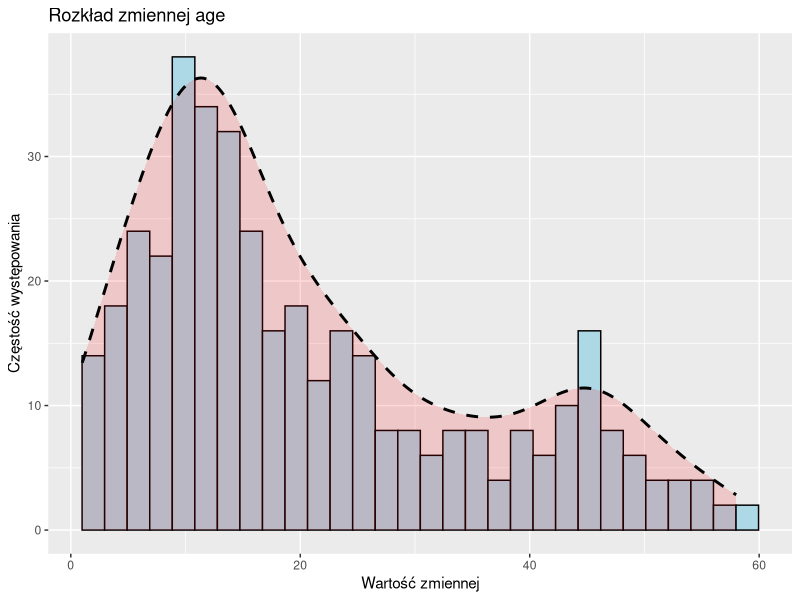
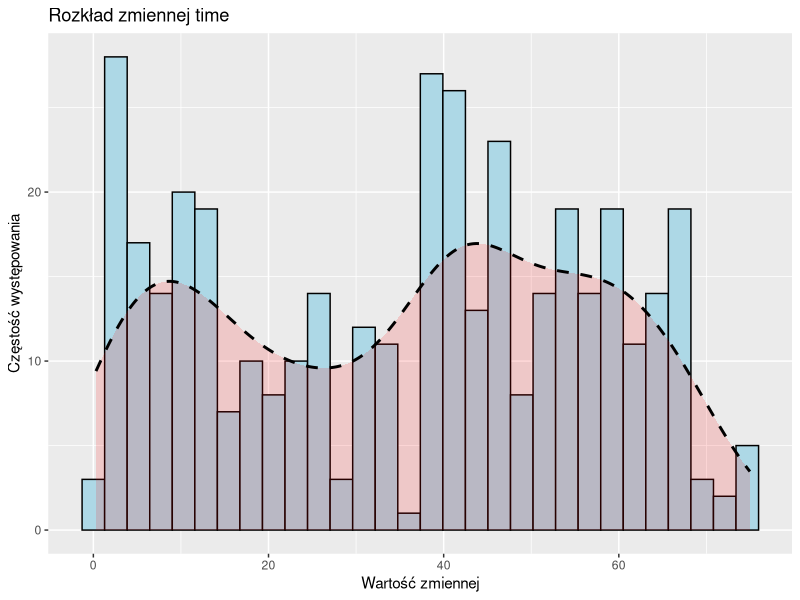
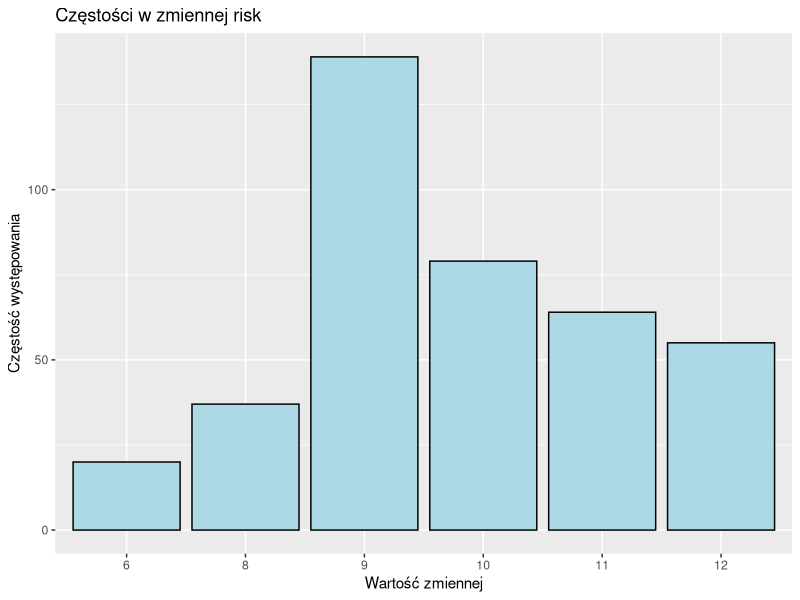
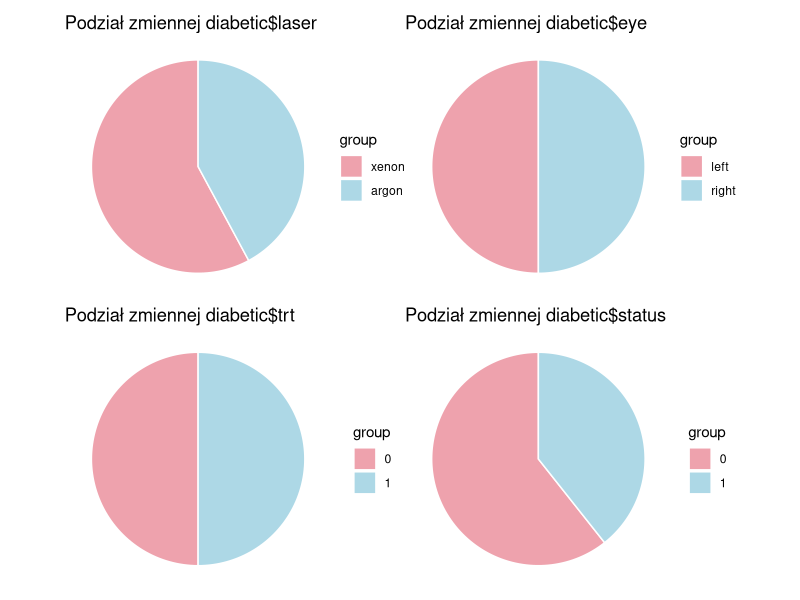
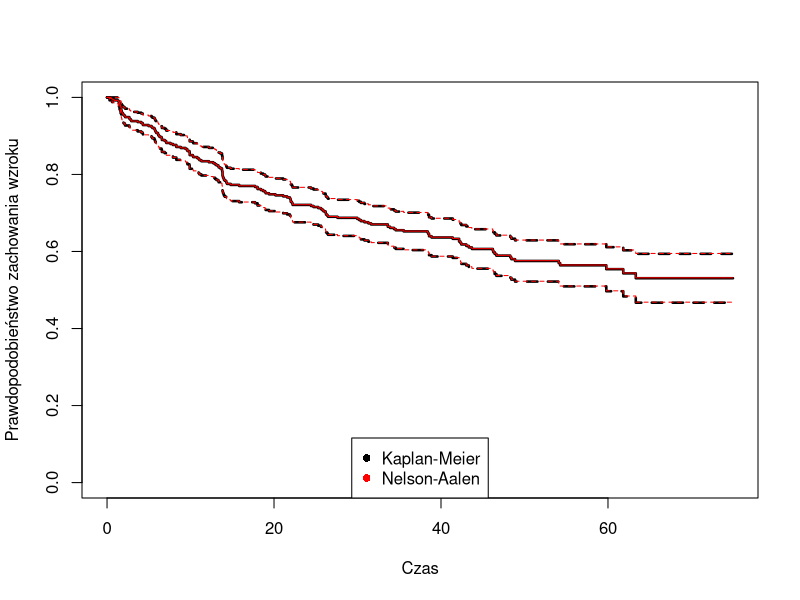
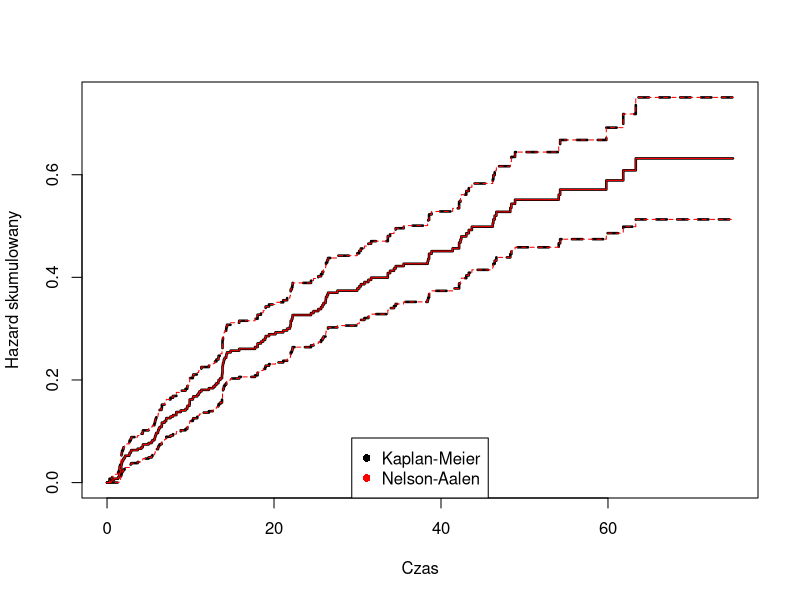
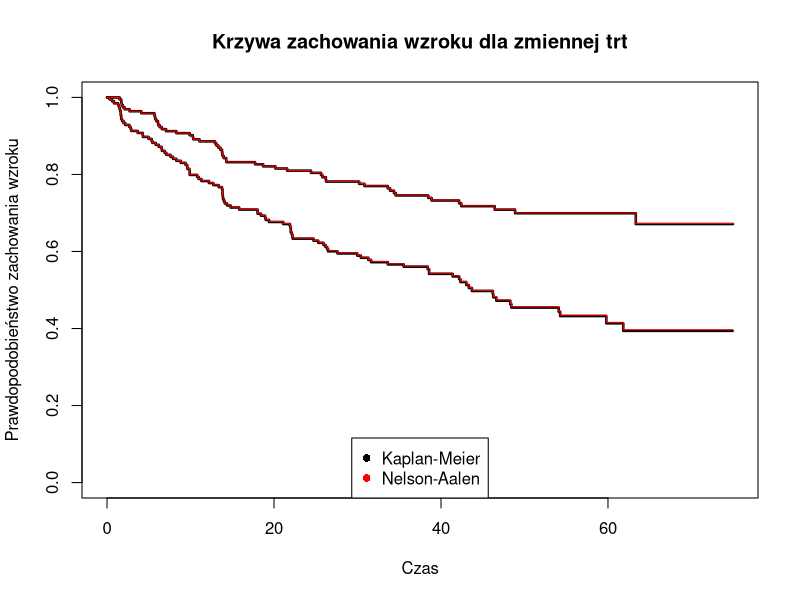
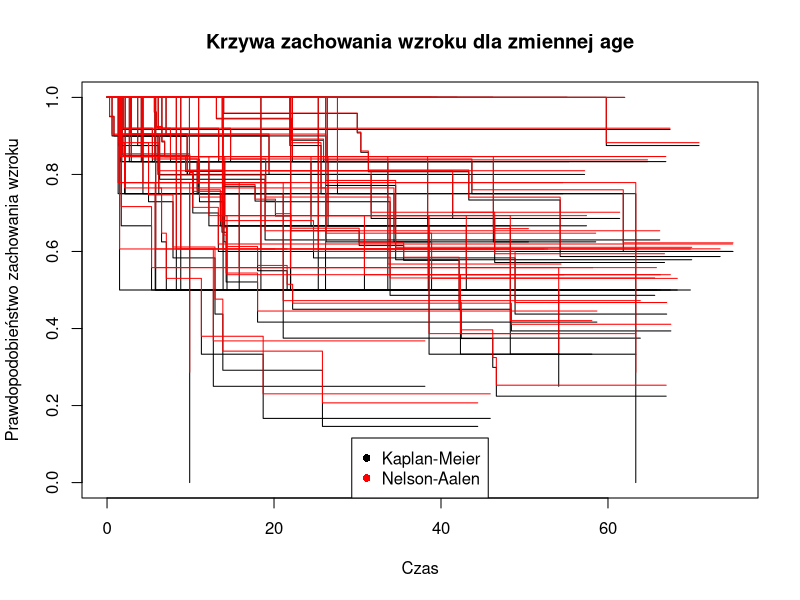

Write R code to recreate these figures, in order.
## ---- chunk 1
knitr::opts_chunk$set(echo = TRUE)
knitr::opts_chunk$set(warning = FALSE)
## ---- chunk 2
library(survival)
library(survMisc)
library(gtools)
library(ggplot2)
library(dplyr)
library(tidyr)
library(patchwork)
library(glue)
library(ggfortify)
## ---- chunk 3
diabetic <- survival::diabetic


summary(diabetic)
## ---- chunk 4

diabetic <- diabetic %>%
  mutate(trt = as.factor(as.character(trt)),
         risk = as.factor(risk),
         status = as.factor(status))

## ---- chunk 5
age <- diabetic %>% dplyr::select(c(age))
df_age <- data.frame(age)

ggplot(df_age, aes(x=age))+
    geom_histogram(colour = 1,
                   fill = "lightblue",
                   bins=30) +
  ggtitle("Rozkład zmiennej age")+
  ylab("Częstość występowania")+
  xlab("Wartość zmiennej")+
  geom_density(aes(y = ..density.. *1000),
               lwd = 1,
               linetype = 2,
               colour= 1,
               fill = 'red',
               alpha = 0.15)

time <- diabetic %>% dplyr::select(c(time))
df_time <- data.frame(time)

ggplot(df_time, aes(x=time))+
    geom_histogram(colour = 1,
                   fill = "lightblue",
                   bins=30) +
  ggtitle("Rozkład zmiennej time")+
  ylab("Częstość występowania")+
  xlab("Wartość zmiennej")+
  geom_density(aes(y = ..density.. *1000),
               lwd = 1,
               linetype = 2,
               colour= 1,
               fill = 'red',
               alpha = 0.15)

risk <- diabetic %>% dplyr::select(c(risk))
df_risk <- data.frame(risk)

ggplot(df_risk, aes(x=risk))+
    geom_bar(colour = 1,
                   fill = "lightblue") +
  ggtitle("Częstości w zmiennej risk")+
  ylab("Częstość występowania")+
  xlab("Wartość zmiennej")


generate_pie <- function(column){
  name <- deparse(substitute(column))
  df <- data.frame(column)
  agg <- df %>% count(df[,1]) %>% as.data.frame()
  colnames(agg)[1] <- 'group'
  p1 <- ggplot(agg, aes(x = "", y=n, fill=group)) +
    geom_bar(stat = 'identity', width = 1, color='white')+
    ggtitle(glue("Podział zmiennej {name}"))+
    coord_polar('y', start=0)+
    scale_fill_manual(values=c("lightpink2", 'lightblue'))+
    theme_void()
  
  return(p1)
}

p_1 <- generate_pie(diabetic$laser)
p_2 <- generate_pie(diabetic$eye)
p_3 <- generate_pie(diabetic$trt)
p_4<- generate_pie(diabetic$status)

p_1 + p_2 + p_3 + p_4


diabetic <- diabetic %>%
  mutate(status = as.numeric(status))
## ---- chunk 6
mod.1 <- survfit(Surv(time, status) ~ 1, conf.type="plain", data=diabetic)
mod.2 <- survfit(Surv(time, status) ~ 1, conf.type="plain", type="fleming-harrington", data=diabetic)

plot(mod.1, xlab="Czas", ylab="Prawdopodobieństwo zachowania wzroku", col = 'black', pch=16, lwd = 2.5)
lines(mod.2, col="red", pch=16)
legend(x = 'bottom', legend = c('Kaplan-Meier','Nelson-Aalen'), col = c('black','red'), pch=16)
## ---- chunk 7
plot(mod.1, fun="cumhaz", xlab="Czas", ylab="Hazard skumulowany", col = 'black', lwd = 2.5)
lines(mod.2, fun="cumhaz", col="red")
legend(x = 'bottom', legend = c('Kaplan-Meier','Nelson-Aalen'), col = c('black','red'), pch=16)

rm(mod.1)
rm(mod.2)
## ---- chunk 8
mod.km.trt <- survfit(Surv(time, status) ~ trt, conf.type="plain", data=diabetic)
mod.na.trt <- survfit(Surv(time, status) ~ trt, conf.type="plain", data=diabetic, type="fleming-harrington")



plot(mod.km.trt, xlab="Czas", ylab="Prawdopodobieństwo zachowania wzroku", col = 'black', lwd = 2.5, main="Krzywa zachowania wzroku dla zmiennej trt")
lines(mod.na.trt, col="red")
legend(x = 'bottom', legend = c('Kaplan-Meier','Nelson-Aalen'), col = c('black','red'), pch=16)

mod.km.age <- survfit(Surv(time, status) ~ age, conf.type="plain", data=diabetic)
mod.na.age <- survfit(Surv(time, status) ~ age, conf.type="plain", data=diabetic, type="fleming-harrington")

plot(mod.km.age, xlab="Czas", ylab="Prawdopodobieństwo zachowania wzroku", col = 'black', main="Krzywa zachowania wzroku dla zmiennej age")
lines(mod.na.age, col="red")
legend(x = 'bottom', legend = c('Kaplan-Meier','Nelson-Aalen'), col = c('black','red'), pch=16)

## ---- chunk 9
autoplot(mod.km.trt, xlab="Czas", ylab="Prawdopodobieństwo zachowania wzroku", main = "Krzywa zachowania wzroku dla zmiennej trt")
## ---- chunk 10
diabetic$ageCat <- quantcut(diabetic$age,q=4)

mod.km.ageCat <- survfit(Surv(time, status) ~ ageCat, conf.type="plain", data=diabetic)
mod.na.ageCat <- survfit(Surv(time, status) ~ ageCat, conf.type="plain", data=diabetic, type="fleming-harrington")

plot(mod.km.ageCat, xlab="Czas", ylab="Prawdopodobieństwo zachowania wzroku", col = 'black', lwd = 2.5, main="Krzywa zachowania wzroku dla zmiennej ageCat (po faktoryzacji)")
lines(mod.na.ageCat, col="red")
legend(x = 'bottom', legend = c('Kaplan-Meier','Nelson-Aalen'), col = c('black','red'), pch=16)
## ---- chunk 11
mod.km.laser <- survfit(Surv(time, status) ~ laser, conf.type="plain", data=diabetic)
mod.na.laser <- survfit(Surv(time, status) ~ laser, conf.type="plain", data=diabetic, type="fleming-harrington")

plot(mod.km.laser, xlab="Czas", ylab="Prawdopodobieństwo zachowania wzroku", col = 'black',lwd = 2.5, main="Krzywa zachowania wzroku dla zmiennej laser")
lines(mod.na.laser, col="red")
legend(x = 'bottom', legend = c('Kaplan-Meier','Nelson-Aalen'), col = c('black','red'), pch=16)
autoplot(mod.km.laser, xlab="Czas", ylab="Prawdopodobieństwo zachowania wzroku", main = "Krzywa zachowania wzroku dla zmiennej laser")

mod.km.eye <- survfit(Surv(time, status) ~ eye, conf.type="plain", data=diabetic)
mod.na.eye <- survfit(Surv(time, status) ~ eye, conf.type="plain", data=diabetic, type="fleming-harrington")

plot(mod.km.eye, xlab="Czas", ylab="Prawdopodobieństwo zachowania wzroku", col = 'black',lwd = 2.5, main="Krzywa zachowania wzroku dla zmiennej eye")
lines(mod.na.eye, col="red")
legend(x = 'bottom', legend = c('Kaplan-Meier','Nelson-Aalen'), col = c('black','red'), pch=16)
autoplot(mod.km.eye, xlab="Czas", ylab="Prawdopodobieństwo zachowania wzroku", main = "Krzywa zachowania wzroku dla zmiennej eye")

mod.km.risk <- survfit(Surv(time, status) ~ risk, conf.type="plain", data=diabetic)
mod.na.risk <- survfit(Surv(time, status) ~ risk, conf.type="plain", data=diabetic, type="fleming-harrington")

plot(mod.km.risk, xlab="Czas", ylab="Prawdopodobieństwo zachowania wzroku", col = 'black',lwd = 2.5, main="Krzywa zachowania wzroku dla zmiennej risk")
lines(mod.na.risk, col="red")
legend(x = 'bottom', legend = c('Kaplan-Meier','Nelson-Aalen'), col = c('black','red'), pch=16)

## ---- chunk 12
km_by_trt <- survfit(Surv(time, status) ~ trt, conf.type="plain", data=diabetic)
plot(km_by_trt, col=c("blue", "red"),xlab="Czas",ylab="Prawdopodobieństwo zachowania wzroku", main="Krzywa zachowania wzroku dla grup zmiennej trt")
legend(10,0.3,c("no treatment", "laser"),lty=1, col=c("blue", "red"),bty="n")

test=survdiff(Surv(time, status) ~ trt, data=diabetic, rho=1)
print("Wyniki testu Peto-Peto")
test

test=survdiff(Surv(time, status) ~ trt, data=diabetic, rho=0)
print("Wyniki testu log-rank")
test 

t = ten(km_by_trt)
comp(t,p=c(0,1,1,0.5,0.5),q=c(1,0,1,0.5,2))
a = attr(t, "lrt")

print("Wyniki pozostałych testów")
cbind(a$W, a$pNorm)
## ---- chunk 13
km_by_ageCat <- survfit(Surv(time, status) ~ ageCat, conf.type="plain", data=diabetic)
plot(km_by_ageCat, col=c("blue", "red", "green", "black"),xlab="Czas",ylab="Prawdopodobieństwo zachowania wzroku", main="Krzywa zachowania wzroku dla grup zmiennej ageCat")
legend(10,0.3,c("[1,10]", "(10,16]", "(16,30]", "(30,58]"),lty=1, col=c("blue", "red", "green", "black"),bty="n")

test=survdiff(Surv(time, status) ~ ageCat, data=diabetic, rho=1)
print("Wyniki testu Peto-Peto")
test 

test=survdiff(Surv(time, status) ~ ageCat, data=diabetic, rho=0)
print("Wyniki testu log-rank")
test 

t = ten(km_by_ageCat)
comp(t,p=c(0,1,1,0.5,0.5),q=c(1,0,1,0.5,2))
a=attr(t, 'tft')

print("Wyniki pozostałych testów")
cbind(a$tft$W, a$tft$pNorm)

## ---- chunk 14

km_by_eye <- survfit(Surv(time, status) ~ eye, conf.type="plain", data=diabetic)
plot(km_by_eye, col=c("blue", "red"),xlab="Czas",ylab="Prawdopodobieństwo zachowania wzroku", main="Krzywa zachowania wzroku dla grup zmiennej eye")
legend(10,0.3,c("left", "right"),lty=1, col=c("blue", "red"),bty="n")


test=survdiff(Surv(time, status) ~ eye, data=diabetic, rho=1)
print("Wyniki testu Peto-Peto")
test

test=survdiff(Surv(time, status) ~ eye, data=diabetic, rho=0)
print("Wyniki testu log-rank")
test  

t = ten(km_by_eye)
comp(t,p=c(0,1,1,0.5,0.5),q=c(1,0,1,0.5,2))
a = attr(t, "sup")

print("Wyniki pozostałych testów")
cbind(a$W, a$pSupBr)

## ---- chunk 15
km_by_laser <- survfit(Surv(time, status) ~ laser, conf.type="plain", data=diabetic)
plot(km_by_laser, col=c("blue", "red"),xlab="Czas",ylab="Prawdopodobieństwo zachowania wzroku", main="Krzywa zachowania wzroku dla grup zmiennej laser")
legend(10,0.3,c("xenon", "argon"),lty=1, col=c("blue", "red"),bty="n")

test=survdiff(Surv(time, status) ~ laser, data=diabetic, rho=1)
print("Wyniki testu Peto-Peto")
test

test=survdiff(Surv(time, status) ~ laser, data=diabetic, rho=0)
print("Wyniki testu log-rank")
test  

t = ten(km_by_laser)
comp(t,p=c(0,1,1,0.5,0.5),q=c(1,0,1,0.5,2))
a = attr(t, "sup")

print("Wyniki pozostałych testów")
cbind(a$W, a$pSupBr)
## ---- chunk 16
km_by_risk <- survfit(Surv(time, status) ~ risk, conf.type="plain", data=diabetic)
plot(km_by_risk, col=c("blue", "red", "green"
, "purple","grey", 'black'),xlab="Czas",ylab="Prawdopodobieństwo zachowania wzroku", main="Krzywa zachowania wzroku dla grup zmiennej risk")
legend(x='bottom',0.3,c("6", "8", "9", "10", "11", "12"),lty=1, col=c("blue", "red", "green"
, "purple","grey", 'black'),bty="n")

test=survdiff(Surv(time, status) ~ risk, data=diabetic, rho=1)
print("Wyniki testu Peto-Peto")
test

test=survdiff(Surv(time, status) ~ risk, data=diabetic, rho=0)
print("Wyniki testu log-rank")
test  

t = ten(km_by_risk)
comp(t,p=c(0,1,1,0.5,0.5),q=c(1,0,1,0.5,2))
a = attr(t, "tft")

print("Wyniki pozostałych testów")
cbind(a$tft$W, a$tft$pNorm)
## ---- chunk 17
diabetic$age_fct <- factor((diabetic$age>median(diabetic$age))*1)

km_by_age_fct <- survfit(Surv(time, status) ~ age_fct, conf.type="plain", data=diabetic)
plot(km_by_age_fct, col=c("blue", "red"),xlab="Czas",ylab="Prawdopodobieństwo zachowania wzroku", main="Krzywa zachowania wzroku dla grup zmiennej age_fct")
legend(10,0.3,c("<= median", "> median"),lty=1, col=c("blue", "red"),bty="n")

test=survdiff(Surv(time, status) ~ age_fct, data=diabetic, rho=1)
print("Wyniki testu Peto-Peto")
test

test=survdiff(Surv(time, status) ~ age_fct, data=diabetic, rho=0)
print("Wyniki testu log-rank")
test  

t = ten(km_by_age_fct)
comp(t,p=c(0,1,1,0.5,0.5),q=c(1,0,1,0.5,2))
a = attr(t, "sup")

print("Wyniki pozostałych testów")
cbind(a$W, a$pSupBr)
## ---- chunk 18
diabetic$risk_fct <- factor((as.numeric(diabetic$risk)>=4)*1)

km_by_risk_fct <- survfit(Surv(time, status) ~ risk_fct, conf.type="plain", data=diabetic)
plot(km_by_risk_fct, col=c("blue", "red"),xlab="Czas",ylab="Prawdopodobieństwo zachowania wzroku", main="Krzywa zachowania wzroku dla grup zmiennej risk_fct")
legend(10,0.3,c("< 10", ">= 10"),lty=1, col=c("blue", "red"),bty="n")

test=survdiff(Surv(time, status) ~ risk_fct, data=diabetic, rho=1)
print("Wyniki testu Peto-Peto")
test

test=survdiff(Surv(time, status) ~ risk_fct, data=diabetic, rho=0)
print("Wyniki testu log-rank")
test  

t = ten(km_by_risk_fct)
comp(t,p=c(0,1,1,0.5,0.5),q=c(1,0,1,0.5,2))
a = attr(t, "lrt")

print("Wyniki pozostałych testów")
cbind(a$W, a$pNorm)
## ---- chunk 19
Cox=coxph(Surv(time, status)~laser+age_fct+eye+trt+risk_fct, data=diabetic)
summary(Cox)
library(MASS)
stepAIC(Cox,direction="backward")
## ---- chunk 20
Cox=coxph(Surv(time, status) ~ risk_fct + trt, data=diabetic)
summary(Cox)
## ---- chunk 21
Prop=cox.zph(Cox,transform="identity")
print(Prop)
plot(Prop, main = "Identity transform")

Prop=cox.zph(Cox,transform="rank")
print(Prop)
plot(Prop, main = "Rank transform")

Prop=cox.zph(Cox,transform="km")
print(Prop)
plot(Prop, main = "KM transform")

reszty=resid(Cox, type="scaledsch")
Time=as.numeric(rownames(reszty))
zmienne=c('trt','risk')
for (i in 1:2) 
{plot(log(Time), reszty[,i], xlab="ln(Czas)",main=zmienne[i],
      ylab="Skalowane reszty Schoenfelda",pch=20, cex=0.7)
  lines( smooth.spline(log(Time), reszty[,i] ), lwd=3 )
}
## ---- chunk 22
deviance <- residuals(Cox,type="deviance")
lin.pred <- Cox$linear.predictors
plot(lin.pred, deviance, xlab="Liniowy predyktor", ylab="Reszty odchyleń", cex=0.5, pch=20)
abline(h=3,lty=3)
diabetic$deviance <- deviance
to.del.1 <- which(diabetic$deviance>3)
## ---- chunk 23
df.beta <- residuals(Cox,type="dfbeta")
n <- dim(df.beta)[1]
obs.nr <- c(1:n)
for (j in 1:2) {
  plot(obs.nr, df.beta[,j], xlab="Numer jednostki", ylab="Przyrost oceny parametru", main=zmienne[j])
}
to.del.2 <- which(abs(df.beta[,1]) > (0.01))
to.del.3 <- which(abs(df.beta[,2])>(0.01))
## ---- chunk 24
c <- sort(unique(c(to.del.1, to.del.2, to.del.3)))
diabetic.red <- diabetic[-c,] 
Cox2 <- coxph(Surv(time, status) ~ trt + risk_fct, data=diabetic.red)
summary(Cox2)
## ---- chunk 25
Prop=cox.zph(Cox2,transform="identity")
print(Prop)
plot(Prop, main = "Identity transform")

Prop=cox.zph(Cox2,transform="rank")
print(Prop)
plot(Prop, main = "Rank transform")

Prop=cox.zph(Cox2,transform="km")
print(Prop)
plot(Prop, main = "KM transform")
